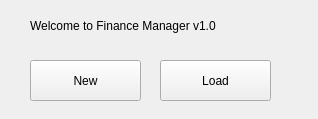
<?xml version="1.0" encoding="UTF-8"?>
<ui version="4.0">
 <class>MainWindow</class>
 <widget class="QMainWindow" name="MainWindow">
  <property name="geometry">
   <rect>
    <x>0</x>
    <y>0</y>
    <width>318</width>
    <height>119</height>
   </rect>
  </property>
  <property name="windowTitle">
   <string>Finance Manager</string>
  </property>
  <widget class="QWidget" name="centralwidget">
   <widget class="QLabel" name="label">
    <property name="geometry">
     <rect>
      <x>30</x>
      <y>10</y>
      <width>241</width>
      <height>31</height>
     </rect>
    </property>
    <property name="text">
     <string>Welcome to Finance Manager v1.0</string>
    </property>
   </widget>
   <widget class="QPushButton" name="pushButton">
    <property name="geometry">
     <rect>
      <x>160</x>
      <y>60</y>
      <width>111</width>
      <height>41</height>
     </rect>
    </property>
    <property name="text">
     <string>Load</string>
    </property>
   </widget>
   <widget class="QPushButton" name="pushButton_2">
    <property name="geometry">
     <rect>
      <x>30</x>
      <y>60</y>
      <width>111</width>
      <height>41</height>
     </rect>
    </property>
    <property name="text">
     <string>New</string>
    </property>
   </widget>
  </widget>
  <action name="actionNew_File">
   <property name="text">
    <string>New File</string>
   </property>
  </action>
  <action name="actionLoad_File">
   <property name="text">
    <string>Load File</string>
   </property>
  </action>
 </widget>
 <resources/>
 <connections/>
</ui>
